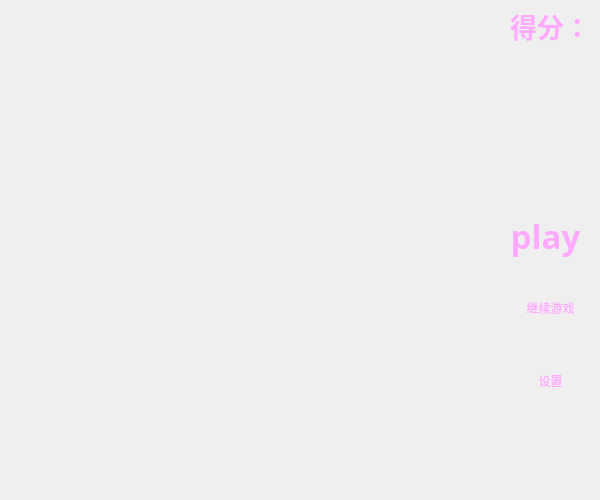
<?xml version="1.0" encoding="UTF-8"?>
<ui version="4.0">
 <class>Widget</class>
 <widget class="QWidget" name="Widget">
  <property name="geometry">
   <rect>
    <x>0</x>
    <y>0</y>
    <width>600</width>
    <height>500</height>
   </rect>
  </property>
  <property name="minimumSize">
   <size>
    <width>600</width>
    <height>500</height>
   </size>
  </property>
  <property name="maximumSize">
   <size>
    <width>600</width>
    <height>500</height>
   </size>
  </property>
  <property name="font">
   <font>
    <italic>false</italic>
   </font>
  </property>
  <property name="windowTitle">
   <string>Widget</string>
  </property>
  <property name="styleSheet">
   <string notr="true"/>
  </property>
  <widget class="QPushButton" name="pushButton">
   <property name="geometry">
    <rect>
     <x>510</x>
     <y>210</y>
     <width>71</width>
     <height>51</height>
    </rect>
   </property>
   <property name="font">
    <font>
     <family>Berlin Sans FB Demi</family>
     <pointsize>25</pointsize>
     <weight>75</weight>
     <italic>false</italic>
     <bold>true</bold>
    </font>
   </property>
   <property name="styleSheet">
    <string notr="true">background-color: qradialgradient(spread:pad, cx:0.5, cy:0.5, radius:0.5, fx:0.5, fy:0.5, stop:0 rgba(0, 0, 0, 0), stop:0.52 rgba(0, 0, 0, 0), stop:0.565 rgba(82, 121, 76, 33), stop:0.65 rgba(159, 235, 148, 64), stop:0.721925 rgba(255, 238, 150, 129), stop:0.77 rgba(255, 128, 128, 204), stop:0.89 rgba(191, 128, 255, 64), stop:1 rgba(0, 0, 0, 0));

color: rgb(255, 170, 255);</string>
   </property>
   <property name="text">
    <string>play</string>
   </property>
   <property name="flat">
    <bool>true</bool>
   </property>
  </widget>
  <widget class="QLabel" name="label">
   <property name="geometry">
    <rect>
     <x>513</x>
     <y>50</y>
     <width>81</width>
     <height>41</height>
    </rect>
   </property>
   <property name="font">
    <font>
     <pointsize>20</pointsize>
     <weight>75</weight>
     <bold>true</bold>
    </font>
   </property>
   <property name="styleSheet">
    <string notr="true">color: rgb(255, 85, 255);</string>
   </property>
   <property name="text">
    <string/>
   </property>
  </widget>
  <widget class="QLabel" name="label_2">
   <property name="geometry">
    <rect>
     <x>510</x>
     <y>10</y>
     <width>71</width>
     <height>31</height>
    </rect>
   </property>
   <property name="font">
    <font>
     <pointsize>20</pointsize>
     <weight>75</weight>
     <italic>false</italic>
     <bold>true</bold>
    </font>
   </property>
   <property name="styleSheet">
    <string notr="true">color: rgb(255, 170, 255);</string>
   </property>
   <property name="text">
    <string>得分：</string>
   </property>
  </widget>
  <widget class="QPushButton" name="pushButton_2">
   <property name="geometry">
    <rect>
     <x>520</x>
     <y>360</y>
     <width>61</width>
     <height>41</height>
    </rect>
   </property>
   <property name="styleSheet">
    <string notr="true">background-color: rgba(255, 255, 255, 0);
color: rgb(255, 170, 255);
font: 18pt &quot;华文琥珀&quot;;</string>
   </property>
   <property name="text">
    <string>设置</string>
   </property>
   <property name="flat">
    <bool>true</bool>
   </property>
  </widget>
  <widget class="QPushButton" name="pushButton_3">
   <property name="geometry">
    <rect>
     <x>500</x>
     <y>292</y>
     <width>101</width>
     <height>31</height>
    </rect>
   </property>
   <property name="styleSheet">
    <string notr="true">background-color: rgba(255, 255, 255, 0);
color: rgb(255, 170, 255);
font: 18pt &quot;华文琥珀&quot;;</string>
   </property>
   <property name="text">
    <string>继续游戏</string>
   </property>
   <property name="flat">
    <bool>true</bool>
   </property>
  </widget>
 </widget>
 <layoutdefault spacing="6" margin="11"/>
 <resources/>
 <connections/>
</ui>
